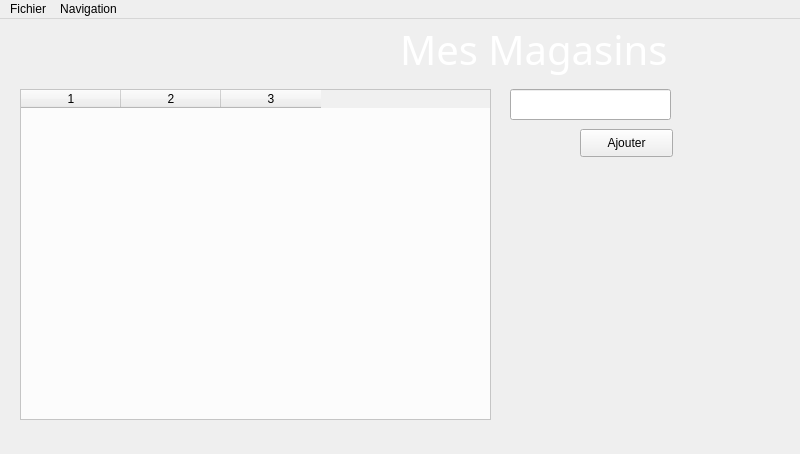
<?xml version="1.0" encoding="UTF-8"?>
<ui version="4.0">
 <class>view_Magasins</class>
 <widget class="QMainWindow" name="view_Magasins">
  <property name="geometry">
   <rect>
    <x>0</x>
    <y>0</y>
    <width>800</width>
    <height>454</height>
   </rect>
  </property>
  <property name="windowTitle">
   <string>Mes Magasins</string>
  </property>
  <widget class="QWidget" name="centralWidget">
   <property name="styleSheet">
    <string notr="true"/>
   </property>
   <widget class="QTableWidget" name="tableWidget">
    <property name="geometry">
     <rect>
      <x>20</x>
      <y>70</y>
      <width>471</width>
      <height>331</height>
     </rect>
    </property>
    <property name="palette">
     <palette>
      <active>
       <colorrole role="Base">
        <brush brushstyle="SolidPattern">
         <color alpha="200">
          <red>255</red>
          <green>255</green>
          <blue>255</blue>
         </color>
        </brush>
       </colorrole>
       <colorrole role="Window">
        <brush brushstyle="SolidPattern">
         <color alpha="200">
          <red>240</red>
          <green>240</green>
          <blue>240</blue>
         </color>
        </brush>
       </colorrole>
      </active>
      <inactive>
       <colorrole role="Base">
        <brush brushstyle="SolidPattern">
         <color alpha="200">
          <red>255</red>
          <green>255</green>
          <blue>255</blue>
         </color>
        </brush>
       </colorrole>
       <colorrole role="Window">
        <brush brushstyle="SolidPattern">
         <color alpha="200">
          <red>240</red>
          <green>240</green>
          <blue>240</blue>
         </color>
        </brush>
       </colorrole>
      </inactive>
      <disabled>
       <colorrole role="Base">
        <brush brushstyle="SolidPattern">
         <color alpha="200">
          <red>240</red>
          <green>240</green>
          <blue>240</blue>
         </color>
        </brush>
       </colorrole>
       <colorrole role="Window">
        <brush brushstyle="SolidPattern">
         <color alpha="200">
          <red>240</red>
          <green>240</green>
          <blue>240</blue>
         </color>
        </brush>
       </colorrole>
      </disabled>
     </palette>
    </property>
    <property name="rowCount">
     <number>0</number>
    </property>
    <property name="columnCount">
     <number>3</number>
    </property>
    <column/>
    <column/>
    <column/>
   </widget>
   <widget class="QLineEdit" name="edit_mag">
    <property name="geometry">
     <rect>
      <x>510</x>
      <y>70</y>
      <width>161</width>
      <height>31</height>
     </rect>
    </property>
   </widget>
   <widget class="QPushButton" name="btn_add_mag">
    <property name="geometry">
     <rect>
      <x>580</x>
      <y>110</y>
      <width>93</width>
      <height>28</height>
     </rect>
    </property>
    <property name="text">
     <string>Ajouter</string>
    </property>
   </widget>
   <widget class="QLabel" name="label_3">
    <property name="geometry">
     <rect>
      <x>400</x>
      <y>0</y>
      <width>401</width>
      <height>61</height>
     </rect>
    </property>
    <property name="palette">
     <palette>
      <active>
       <colorrole role="WindowText">
        <brush brushstyle="SolidPattern">
         <color alpha="255">
          <red>255</red>
          <green>255</green>
          <blue>255</blue>
         </color>
        </brush>
       </colorrole>
      </active>
      <inactive>
       <colorrole role="WindowText">
        <brush brushstyle="SolidPattern">
         <color alpha="255">
          <red>255</red>
          <green>255</green>
          <blue>255</blue>
         </color>
        </brush>
       </colorrole>
      </inactive>
      <disabled>
       <colorrole role="WindowText">
        <brush brushstyle="SolidPattern">
         <color alpha="255">
          <red>120</red>
          <green>120</green>
          <blue>120</blue>
         </color>
        </brush>
       </colorrole>
      </disabled>
     </palette>
    </property>
    <property name="font">
     <font>
      <family>Century Gothic</family>
      <pointsize>30</pointsize>
      <weight>50</weight>
      <bold>false</bold>
      <strikeout>false</strikeout>
      <kerning>true</kerning>
     </font>
    </property>
    <property name="text">
     <string>Mes Magasins</string>
    </property>
   </widget>
  </widget>
  <widget class="QMenuBar" name="menubar">
   <property name="geometry">
    <rect>
     <x>0</x>
     <y>0</y>
     <width>800</width>
     <height>21</height>
    </rect>
   </property>
   <widget class="QMenu" name="menuFichier">
    <property name="title">
     <string>Fichier</string>
    </property>
    <addaction name="actionQuitter"/>
   </widget>
   <widget class="QMenu" name="menuNavigation">
    <property name="title">
     <string>Navigation</string>
    </property>
    <addaction name="actionAccueil"/>
    <addaction name="separator"/>
    <addaction name="actionComptes"/>
    <addaction name="actionFavoris"/>
    <addaction name="actionCategories"/>
   </widget>
   <addaction name="menuFichier"/>
   <addaction name="menuNavigation"/>
  </widget>
  <action name="actionQuitter">
   <property name="text">
    <string>Quitter</string>
   </property>
  </action>
  <action name="actionAccueil">
   <property name="text">
    <string>Accueil</string>
   </property>
  </action>
  <action name="actionCategories">
   <property name="text">
    <string>Catégories</string>
   </property>
  </action>
  <action name="actionComptes">
   <property name="text">
    <string>Comptes</string>
   </property>
  </action>
  <action name="actionFavoris">
   <property name="text">
    <string>Favoris</string>
   </property>
  </action>
 </widget>
 <resources/>
 <connections/>
</ui>
